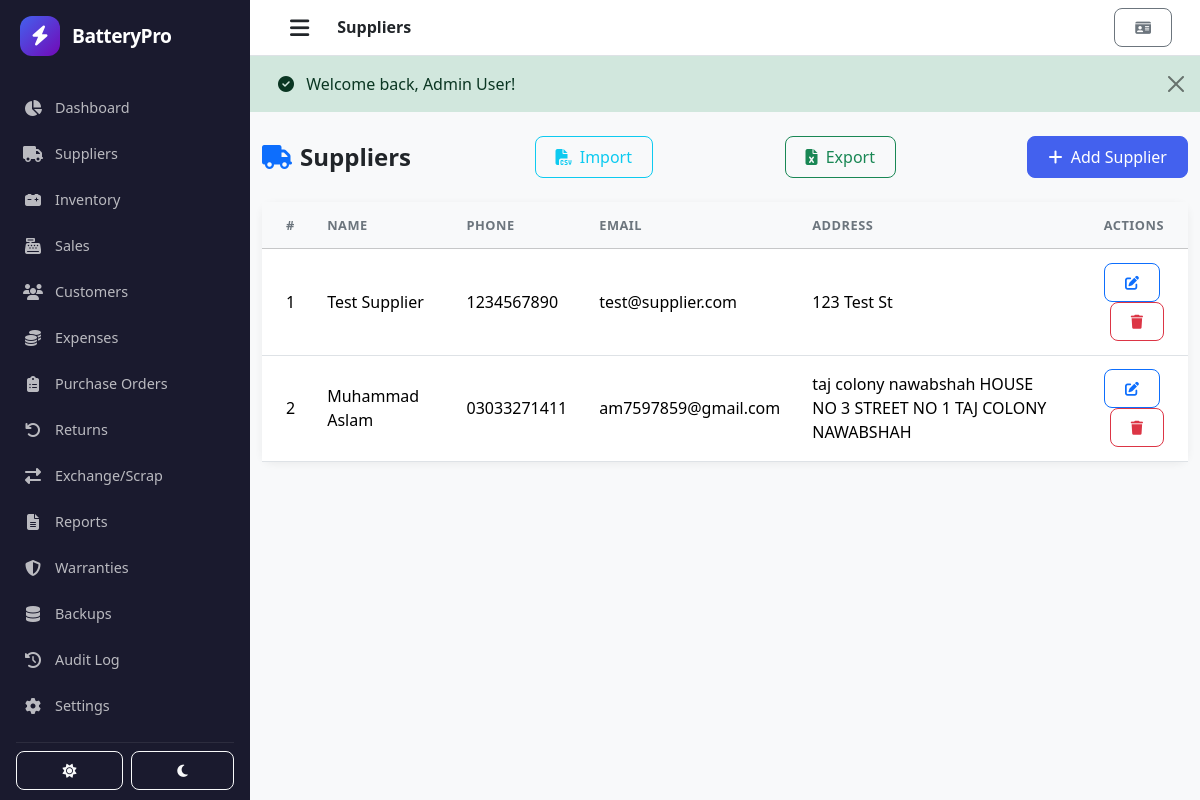
Screenshot of /suppliers (signed in) with the database file from the repository.
### tables this page shows
CREATE TABLE `suppliers` (
  `id` int(11) NOT NULL AUTO_INCREMENT,
  `name` varchar(100) NOT NULL,
  `phone` varchar(20) DEFAULT NULL,
  `email` varchar(100) DEFAULT NULL,
  `address` text DEFAULT NULL,
  `photo` varchar(255) DEFAULT NULL,
  `total_purchased` int(11) DEFAULT 0,
  `pending_amount` decimal(10,2) DEFAULT 0.00,
  `created_at` datetime DEFAULT current_timestamp(),
  `updated_at` datetime DEFAULT current_timestamp() ON UPDATE current_timestamp(),
  PRIMARY KEY (`id`)
);

### controllers/SupplierController.php (called while the page is built, shortened)
<?php
class SupplierController extends BaseController {
    private $supplierModel;
    public function __construct() {
        $this->supplierModel = new Supplier();
    }
    public function index() {
        $suppliers = $this->supplierModel->findAll();
        $this->render('suppliers/index', [
            'title' => 'Suppliers',
            'suppliers' => $suppliers,
        ]);
    }
}

### routes/web.php (called while the page is built, shortened)
<?php
require_once __DIR__ . '/../helpers/Router.php';
require_once __DIR__ . '/../controllers/DashboardController.php';
require_once __DIR__ . '/../controllers/SupplierController.php';
$router = new Router();
$router->add('GET', '/', 'DashboardController@index');
$router->add('GET', '/login', 'AuthController@login');
$router->add('POST', '/login', 'AuthController@login');
$router->add('GET', '/logout', 'AuthController@logout');
$router->add('GET', '/profile', 'AuthController@profile');
$router->add('POST', '/profile', 'AuthController@profile');
$router->add('GET', '/suppliers', 'SupplierController@index');
$router->add('POST', '/suppliers/create', 'SupplierController@create');
$router->add('POST', '/suppliers/edit/{id}', 'SupplierController@edit');
$router->add('GET', '/suppliers/delete/{id}', 'SupplierController@delete');
$router->add('GET', '/batteries', 'BatteryController@index');
$router->add('POST', '/batteries/create', 'BatteryController@create');
$router->add('POST', '/batteries/edit/{id}', 'BatteryController@edit');
$router->add('GET', '/batteries/delete/{id}', 'BatteryController@delete');
$router->add('POST', '/batteries/stock/{id}', 'BatteryController@stock');
$router->add('GET', '/customers', 'CustomerController@index');
$router->add('POST', '/customers/create', 'CustomerController@create');
$router->add('POST', '/customers/edit/{id}', 'CustomerController@edit');
$router->add('GET', '/customers/delete/{id}', 'CustomerController@delete');
$router->add('GET', '/sales', 'SaleController@index');
$router->add('GET', '/sales/create', 'SaleController@create');
$router->add('POST', '/sales/create', 'SaleController@create');
$router->add('GET', '/sales/view/{id}', 'SaleController@view');
$router->add('GET', '/expenses', 'ExpenseController@index');
$router->add('POST', '/expenses/create', 'ExpenseController@create');
$router->add('POST', '/expenses/edit/{id}', 'ExpenseController@edit');
$router->add('GET', '/expenses/delete/{id}', 'ExpenseController@delete');
$router->add('GET', '/purchase-orders', 'PurchaseOrderController@index');
$router->add('GET', '/purchase-orders/create', 'PurchaseOrderController@create');
$router->add('POST', '/purchase-orders/create', 'PurchaseOrderController@create');
$router->add('GET', '/purchase-orders/view/{id}', 'PurchaseOrderController@view');
$router->add('GET', '/purchase-orders/receive/{id}', 'PurchaseOrderController@receive');
$router->add('POST', '/purchase-orders/receive/{id}', 'PurchaseOrderController@receive');
$router->add('GET', '/purchase-orders/cancel/{id}', 'PurchaseOrderController@cancel');
$router->add('GET', '/settings', 'SettingsController@index');
$router->add('POST', '/settings', 'SettingsController@index');
$router->add('GET', '/audit', 'AuditController@index');
$router->add('GET', '/backups', 'BackupController@index');
$router->add('GET', '/backups/create', 'BackupController@create');
$router->add('GET', '/backups/download/{id}', 'BackupController@download');
$router->add('GET', '/warranties', 'WarrantyController@index');
$router->add('GET', '/suppliers/import', 'SupplierController@import');
$router->add('POST', '/suppliers/import', 'SupplierController@import');
$router->add('GET', '/customers/import', 'CustomerController@import');
$router->add('POST', '/customers/import', 'CustomerController@import');
$router->add('GET', '/export/suppliers', 'ExportController@suppliers');
$router->add('GET', '/export/batteries', 'ExportController@batteries');
$router->add('GET', '/export/customers', 'ExportController@customers');
$router->add('GET', '/export/sales', 'ExportController@sales');
$router->add('GET', '/export/expenses', 'ExportController@expenses');
$router->add('GET', '/sales/pdf/{id}', 'PdfController@saleInvoice');
$router->add('GET', '/reports/pdf', 'PdfController@reports');
$router->add('GET', '/returns', 'ReturnController@index');
$router->add('GET', '/returns/create', 'ReturnController@create');
$router->add('POST', '/returns/create', 'ReturnController@create');
$router->add('GET', '/returns/items/{id}', 'ReturnController@getSaleItems');
$router->add('GET', '/exchange', 'ExchangeController@index');
$router->add('GET', '/exchange/scrap/{id}', 'ExchangeController@markScrapped');
$router->add('GET', '/exchange/sold/{id}', 'ExchangeController@markSold');
$router->add('GET', '/reports', 'ReportController@index');
$router->setNotFound(function() {
    header('HTTP/1.0 404 Not Found');
    $title = '404 Not Found';
    $content = '<div class="container text-center mt-5"><h1>404</h1><p>Page not found</p><a href="' . site_url('/') . '" class="btn btn-primary">Back to Dashboard</a></div>';
    require __DIR__ . '/../views/layout.php';
});
$router->dispatch();

### index.php (called while the page is built, shortened)
<?php
if (file_exists(__DIR__ . '/vendor/autoload.php')) {
    require_once __DIR__ . '/vendor/autoload.php';
}
require_once __DIR__ . '/config/autoload.php';
require_once __DIR__ . '/routes/web.php';
?>

### config/app.php (called while the page is built)
<?php
return [
    'app_name' => 'BatteryPro Management System',
    'version' => '1.0.0',
    'base_url' => 'http://localhost:8080/batterypro/',
    'clean_urls' => true,
    'timezone' => 'UTC',
    'cookie_name' => 'batterypro_session',
    'cookie_lifetime' => 3600,
    'session_lifetime' => 7200,
    'jwt_secret' => 'your-very-secret-key',
    'password_hash_cost' => 12,
    'token_length' => 32,
    'remember_me_duration' => 2592000,
    'max_file_size' => 5242880,
    'allowed_image_types' => ['jpg', 'jpeg', 'png', 'gif'],
    'upload_path' => __DIR__ . '/../uploads/',
    'backup_path' => __DIR__ . '/../database/backups/',
    'auto_backup_time' => '02:00',
    'report_path' => __DIR__ . '/../database/reports/',
];

### helpers/auth_helper.php (called while the page is built, shortened)
<?php
if (!function_exists('site_url')) {
    function site_url($path = '') {
        static $base = null, $clean = null;
        if ($base === null) {
            $cfg = @include __DIR__ . '/../config/app.php';
            $base = $cfg['base_url'] ?? '';
            $base = rtrim($base, '/');
            $clean = $cfg['clean_urls'] ?? true;
        }
        $path = '/' . ltrim($path, '/');
        return $base . $path;
    }
}

### config/autoload.php (called while the page is built, shortened)
<?php
spl_autoload_register(function ($class) {
    $classPath = str_replace('\\', DIRECTORY_SEPARATOR, $class);
    $file = __DIR__ . '/../' . $classPath . '.php';
    $paths = [
        __DIR__ . '/../controllers/',
        __DIR__ . '/../models/',
        __DIR__ . '/../helpers/',
        __DIR__ . '/../config/',
    ];
    foreach ($paths as $path) {
        $file = $path . $class . '.php';
        if (file_exists($file)) {
            return true;
        }
    }
    return false;
});
if (file_exists(__DIR__ . '/app.php')) {
    $appConfig = require __DIR__ . '/app.php';
}
require_once __DIR__ . '/../helpers/auth_helper.php';

### config/database.php (called while the page is built, shortened)
<?php
class Database {
    private $host = 'localhost';
    private $db_name = 'batterypro';
    private $username = 'root';
    private $password = '';
    private $charset = 'utf8mb4';
    private $pdo;
    public function connect() {
        $dsn = "mysql:host={$this->host};dbname={$this->db_name};charset={$this->charset}";
        $options = [
            PDO::ATTR_ERRMODE            => PDO::ERRMODE_EXCEPTION,
            PDO::ATTR_DEFAULT_FETCH_MODE => PDO::FETCH_ASSOC,
            PDO::ATTR_EMULATE_PREPARES   => false,
        ];
        try {
            $this->pdo = new PDO($dsn, $this->username, $this->password, $options);
        } catch (PDOException $e) {
            throw new Exception("Database connection failed: " . $e->getMessage());
        }
        return $this->pdo;
    }
    public function getConnection() {
        return $this->pdo;
    }
}

### models/BaseModel.php (called while the page is built, shortened)
<?php
class BaseModel {
    protected $db;
    protected $table;
    public function __construct($dbConnection = null) {
        $database = new Database();
        $this->db = $database->getConnection();
    }
    public function findAll() {
        $stmt = $this->db->prepare("SELECT * FROM {$this->table}");
        $stmt->execute();
        return $stmt->fetchAll();
    }
}

### views/suppliers/index.php (the view, shortened to what this page needs)
<div class="container-fluid py-4">
    <div class="d-flex justify-content-between align-items-center mb-4">
        <div>
            <h4 class="fw-bold mb-0"><i class="fas fa-truck me-2 text-primary"></i>Suppliers</h4>
        </div>
        <a href="<?= site_url('/suppliers/import') ?>" class="btn btn-outline-info me-2"><i class="fas fa-file-csv me-1"></i> Import</a>
        <a href="<?= site_url('/export/suppliers') ?>" class="btn btn-outline-success me-2"><i class="fas fa-file-excel me-1"></i> Export</a>
        <button class="btn btn-primary" data-bs-toggle="modal" data-bs-target="#addModal">
            <i class="fas fa-plus me-1"></i> Add Supplier
        </button>
    </div>
    <div class="card border-0 shadow-sm">
        <div class="card-body p-0">
            <div class="table-responsive">
                <table class="table table-hover mb-0">
                    <thead class="table-light">
                        <tr>
                            <th class="ps-4">#</th>
                            <th>Name</th>
                            <th>Phone</th>
                            <th>Email</th>
                            <th>Address</th>
                            <th class="text-end pe-4">Actions</th>
                        </tr>
                    </thead>
                    <tbody>
                        <?php if (empty($suppliers)): ?>
                        <tr>
                            <td colspan="6" class="text-center py-4 text-muted">
                                <i class="fas fa-box-open fa-2x d-block mb-2"></i>No suppliers found.
                            </td>
                        </tr>
                        <?php else: ?>
                        <?php foreach ($suppliers as $s): ?>
                        <tr>
                            <td class="ps-4"><?= $s['id'] ?></td>
                            <td class="fw-medium"><?= htmlspecialchars($s['name']) ?></td>
                            <td><?= htmlspecialchars($s['phone'] ?? '-') ?></td>
                            <td><?= htmlspecialchars($s['email'] ?? '-') ?></td>
                            <td><?= htmlspecialchars($s['address'] ?? '-') ?></td>
                            <td class="text-end pe-4">
                                <button class="btn btn-sm btn-outline-primary me-1" data-bs-toggle="modal" data-bs-target="#editModal<?= $s['id'] ?>"><i class="fas fa-edit"></i></button>
                                <a href="<?= site_url('/suppliers/delete/' . $s['id']) ?>" class="btn btn-sm btn-outline-danger" onclick="return confirm('Delete this supplier?')"><i class="fas fa-trash"></i></a>
                            </td>
                        </tr>
                        <?php endforeach; ?>
                        <?php endif; ?>
                    </tbody>
                </table>
            </div>
        </div>
    </div>
</div>

### helpers/Router.php (shortened to what this page needs)
<?php
class Router {
    protected $routes = [];
    public function add($method, $path, $callback) {
        $method = strtoupper($method);
        $this->routes[] = [
            'method' => $method,
            'path'   => $this->formatPath($path),
            'callback' => $callback
        ];
    }
    public function dispatch() {
        $requestMethod = $_SERVER['REQUEST_METHOD'];
        if (!empty($_GET['url'])) {
            $requestUri = '/' . ltrim(trim($_GET['url']), '/');
        } else {
            $requestUri = parse_url($_SERVER['REQUEST_URI'], PHP_URL_PATH);
        }
        $requestUri = '/' . trim($requestUri, '/');
        foreach ($this->routes as $route) {
            if ($route['method'] !== $requestMethod) {
                continue;
            }
            $pattern = $this->convertPathToRegex($route['path']);
            if (preg_match($pattern, $requestUri, $matches)) {
                $params = [];
                if (is_callable($route['callback'])) {
                    call_user_func_array($route['callback'], $params);
                } else {
                    $parts = explode('@', $route['callback']);
                    $controllerName = $parts[0];
                    $method = $parts[1] ?? 'index';
                    if (class_exists($controllerName) && method_exists($controllerName, $method)) {
                        $controller = new $controllerName();
                        call_user_func_array([$controller, $method], $params);
                    } else {
                        $this->handleNotFound();
                    }
                }
                return;
            }
        }
    }
    protected function formatPath($path) {
        $path = '/' . trim($path, '/');
        return $path;
    }
    protected function convertPathToRegex($path) {
        $regex = preg_replace('#\{([^}]+)\}#', '(?P<$1>[^/]+)', $path);
        $regex = '#^' . $regex . '$#';
        return $regex;
    }
}

### assets/css/style.css (style rules this page uses)
:root { --primary: #4361ee; --primary-dark: #3a56d4; --primary-light: #eef0ff; --success: #06d6a0; --warning: #ffd166; --danger: #ef476f; --info: #118ab2; --sidebar-bg: #1a1a2e; --sidebar-hover: #162447; --sidebar-active: #0f3460; --sidebar-text: rgba(255,255,255,0.7); --sidebar-width: 250px; --sidebar-collapsed: 0px; --topbar-height: 56px; --gray-100: #f8f9fa; --gray-200: #e9ecef; --gray-300: #dee2e6; --gray-600: #6c757d; --gray-700: #495057; --gray-800: #343a40; --gray-900: #212529; }
body { font-family: 'Segoe UI', -apple-system, BlinkMacSystemFont, system-ui, sans-serif; background: var(--gray-100); overflow-x: hidden; min-height: 100vh; }
.card { border-radius: 12px; border: 1px solid rgba(0,0,0,0.05); }
.table { margin-bottom: 0; }
.table th { font-weight: 600; font-size: 0.8rem; text-transform: uppercase; letter-spacing: 0.5px; color: var(--gray-600); padding: 0.85rem 1rem; white-space: nowrap; }
.table td { padding: 0.85rem 1rem; vertical-align: middle; }
.table-hover tbody tr { transition: background 0.15s ease; }
.table-light th { background: var(--gray-100); }
.btn { border-radius: 8px; font-weight: 500; padding: 0.5rem 1.25rem; transition: all 0.2s; }
.btn-primary { background: var(--primary); border-color: var(--primary); }
.fw-medium { font-weight: 500; }
.shadow-sm { box-shadow: 0 2px 8px rgba(0,0,0,0.06) !important; }

### rows the page displays
suppliers: id "1", name "Test Supplier", phone "1234567890", email "test@supplier.com", address "123 Test St"
suppliers: id "2", name "Muhammad Aslam", phone "03033271411", email "am7597859@gmail.com", address "taj colony nawabshah HOUSE NO 3 STREET NO 1 TAJ COLONY NAWABSHAH"

### other values shown
$msg "Welcome back, Admin User!"
